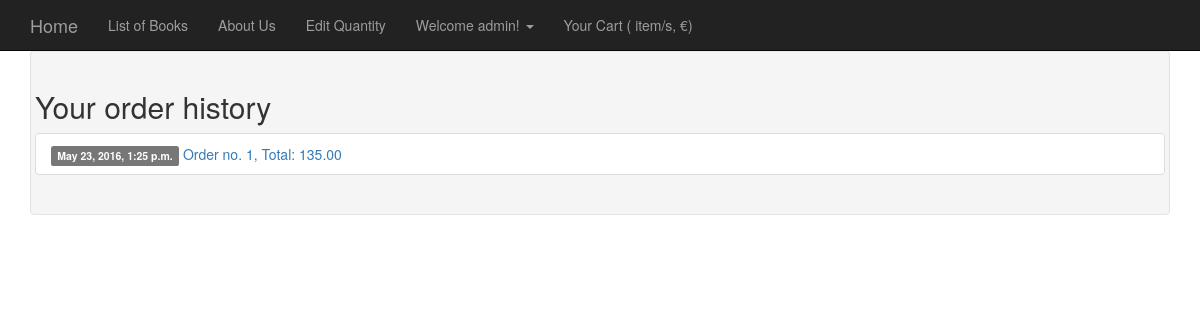
Page /orders/history/ (signed in) on the earlier database version.
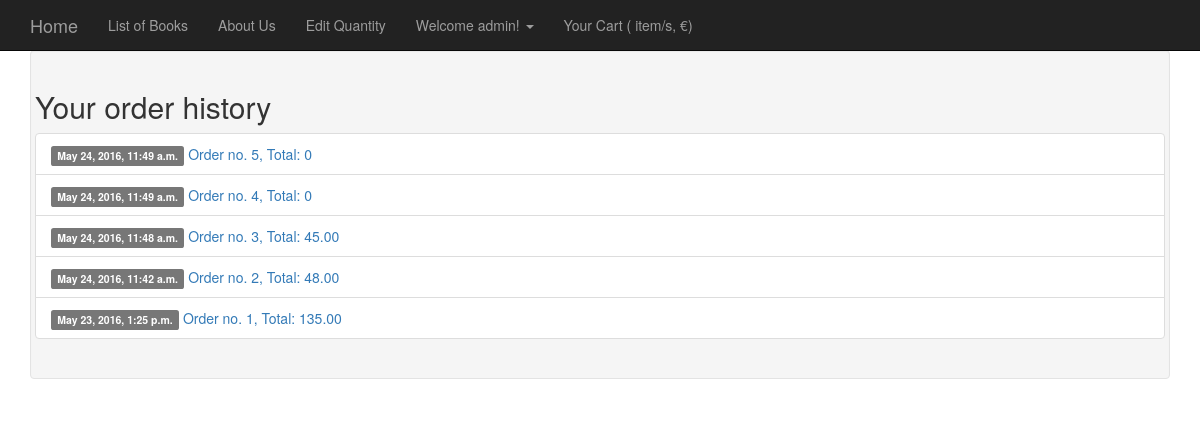
Same page on the later database version.
### orders/models.py (models this page shows, shortened)
class Order(models.Model):
	first_name = models.CharField(max_length=50)
	last_name = models.CharField(max_length=50)
	email = models.EmailField()
	address = models.CharField(max_length=250)
	postal_code = models.CharField(max_length=20)
	city = models.CharField(max_length=100)
	created = models.DateTimeField(auto_now_add=True)
	updated = models.DateTimeField(auto_now=True)
	paid = models.BooleanField(default=False)
	placed_by_user = models.ForeignKey(settings.AUTH_USER_MODEL)
	class Meta:
		ordering = ('-created',)
	def get_total_cost(self):
		return sum(item.get_cost() for item in self.items.all())

class OrderItem(models.Model):
	order = models.ForeignKey(Order, related_name='items')
	product = models.ForeignKey(Book, related_name='order_items')
	price = models.DecimalField(max_digits=10, decimal_places=2)
	quantity = models.PositiveIntegerField(default=1)
	def get_cost(self):
		return self.price * self.quantity

### orders/views.py (the view)
def show_history(request):
	orders = get_list_or_404(Order, placed_by_user= request.user)
	context = {'orders': orders}
	return render(request, 'orders/orderHistory.html', context)

### orders/templates/orders/orderHistory.html
{% extends 'bookstore/base.html'%}
{%block content%}
<div class="container">
	<div class="well">
        <div class="row">
			<H2>Your order history</H2>
			<ul class="list-group">
				{% for order in orders%}
				<li class="list-group-item">
					<a href="{% url 'orders:order_detailed' order.id %}"><span class="label label-default label-pill pull-xs-right">{{order.created}}</span>
					Order no. {{order.id}}, Total: {{order.get_total_cost}}
					</a>
				</li>
				{%endfor %}
			</ul>
		</div>
	</div>
</div>
{% endblock%}

### bookstore/templates/bookstore/base.html (shortened to what this page needs)
<!DOCTYPE html>
{%load staticfiles%}
{% load carton_tags %}
{% get_cart as my_cart %}
<html lang="en">
<head>
    <link href={%static "css/bootstrap.min.css"%} rel="stylesheet">
    <link href={%static "css/heroic-features.css"%} rel="stylesheet">
    <link href={%static "css/modern-business.css"%} rel="stylesheet">
</head>
<body>
    <nav class="navbar navbar-inverse navbar-fixed-top" role="navigation">
        <div class="container">
            <div class="navbar-header">
                <a class="navbar-brand" href="{% url 'bookstore:index' %}">Home</a>
            </div>
            <div class="collapse navbar-collapse" id="bs-example-navbar-collapse-1">
                <ul class="nav navbar-nav">
                    <li>
                        <a href="{% url 'bookstore:list' %}">List of Books</a>
                    </li>
                    <li>
                        <a href="{% url 'bookstore:about' %}">About Us</a>
                    </li>
                    {% if user.is_staff%}
                    <li>
                        <a href="{% url 'soap:book-list' %}">Edit Quantity</a>
                    </li>
                    {% endif%}
                    {%if user.is_authenticated%}
                    <li class="dropdown">
                        <a href="#" data-toggle="dropdown" class="dropdown-toggle">Welcome {{ user.username}}! <b class="caret"></b></a>
                    </li>
                    <li><a href="/shopping-cart/show/">Your Cart ({{my_cart.count}} item/s, {{my_cart.total}}&euro;) </a></li>
                    {% else %}
                    <li><a href="/accounts/login/?next={%firstof request.path '/'%}">Login</a></li>
                    <li><a href="/accounts/register/">Sign Up</a></li>
                    {% endif %}
                </ul>
            </div>
        </div>
    </nav>
    {% block content %}
    {% endblock %}
</body>
</html>

### static/css/heroic-features.css (style rules this page uses)
body { padding-top: 70px; }

### static/css/modern-business.css (style rules this page uses)
html, body { height: 100%; }
body { padding-top: 50px; }

Differences in the rows shown:
added Order: created "May 24, 2016, 11:49 a.m.", id "5", get_total_cost "0"
added Order: created "May 24, 2016, 11:49 a.m.", id "4", get_total_cost "0"
added Order: created "May 24, 2016, 11:48 a.m.", id "3", get_total_cost "45.00"
added Order: created "May 24, 2016, 11:42 a.m.", id "2", get_total_cost "48.00"
